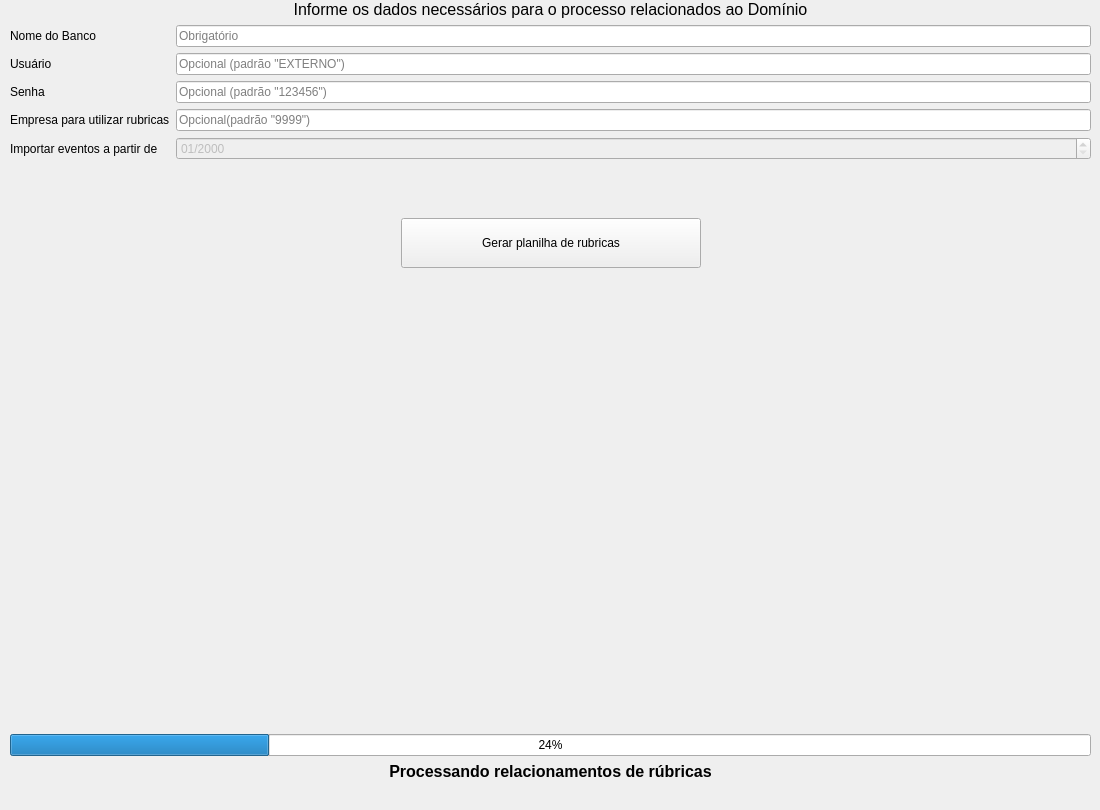
        <widget class="QWidget" name="tab_02">
         <attribute name="title">
          <string>Planilha de Rubricas</string>
         </attribute>
         <widget class="QWidget" name="layoutWidget">
          <property name="geometry">
           <rect>
            <x>10</x>
            <y>0</y>
            <width>1081</width>
            <height>801</height>
           </rect>
          </property>
          <layout class="QVBoxLayout" name="verticalLayout">
           <property name="sizeConstraint">
            <enum>QLayout::SetMinimumSize</enum>
           </property>
           <item>
            <layout class="QFormLayout" name="box_input_information">
             <item row="0" column="0" colspan="2">
              <widget class="QLabel" name="label__title">
               <property name="font">
                <font>
                 <pointsize>12</pointsize>
                </font>
               </property>
               <property name="text">
                <string>Informe os dados necessários para o processo relacionados ao Domínio</string>
               </property>
               <property name="alignment">
                <set>Qt::AlignCenter</set>
               </property>
              </widget>
             </item>
             <item row="8" column="0">
              <widget class="QLabel" name="label__default_rubric">
               <property name="text">
                <string>Empresa para utilizar rubricas</string>
               </property>
              </widget>
             </item>
             <item row="8" column="1">
              <widget class="QLineEdit" name="textbox__PR_default_rubric">
               <property name="placeholderText">
                <string>Opcional(padrão &quot;9999&quot;)</string>
               </property>
               <property name="cursorMoveStyle">
                <enum>Qt::VisualMoveStyle</enum>
               </property>
              </widget>
             </item>
             <item row="9" column="0">
              <widget class="QLabel" name="label__filter_events">
               <property name="text">
                <string>Importar eventos a partir de</string>
               </property>
              </widget>
             </item>
             <item row="9" column="1">
              <widget class="QDateEdit" name="textbox__PR_filter_competence_alterdata">
               <property name="enabled">
                <bool>false</bool>
               </property>
               <property name="displayFormat">
                <string>MM/yyyy</string>
               </property>
              </widget>
             </item>
             <item row="27" column="0">
              <spacer name="horizontalSpacer">
               <property name="orientation">
                <enum>Qt::Horizontal</enum>
               </property>
               <property name="sizeHint" stdset="0">
                <size>
                 <width>40</width>
                 <height>30</height>
                </size>
               </property>
              </spacer>
             </item>
             <item row="39" column="1">
              <layout class="QHBoxLayout" name="horizontalLayout_2"/>
             </item>
             <item row="5" column="1">
              <widget class="QLineEdit" name="textboxUsuarioExterno_2">
               <property name="placeholderText">
                <string>Opcional (padrão &quot;EXTERNO&quot;)</string>
               </property>
              </widget>
             </item>
             <item row="6" column="1">
              <widget class="QLineEdit" name="textboxSenhaExterno_2">
               <property name="placeholderText">
                <string>Opcional (padrão &quot;123456&quot;)</string>
               </property>
              </widget>
             </item>
             <item row="6" column="0">
              <widget class="QLabel" name="label__password_folhamatic_15">
               <property name="text">
                <string>Senha</string>
               </property>
              </widget>
             </item>
             <item row="5" column="0">
              <widget class="QLabel" name="label__username_folhamatic_15">
               <property name="text">
                <string>Usuário</string>
               </property>
              </widget>
             </item>
             <item row="4" column="1">
              <widget class="QLineEdit" name="textboxBancoDominio_2">
               <property name="placeholderText">
                <string>Obrigatório</string>
               </property>
              </widget>
             </item>
             <item row="4" column="0">
              <widget class="QLabel" name="label__database_name_15">
               <property name="text">
                <string>Nome do Banco</string>
               </property>
              </widget>
             </item>
            </layout>
           </item>
           <item>
            <layout class="QVBoxLayout" name="box__action_progress_2" stretch="0,0,0,0,0">
             <property name="sizeConstraint">
              <enum>QLayout::SetMaximumSize</enum>
             </property>
             <property name="topMargin">
              <number>10</number>
             </property>
             <item>
              <layout class="QHBoxLayout" name="horizontalLayout_7">
               <item>
                <spacer name="horizontalSpacer_5">
                 <property name="orientation">
                  <enum>Qt::Horizontal</enum>
                 </property>
                 <property name="sizeHint" stdset="0">
                  <size>
                   <width>40</width>
                   <height>20</height>
                  </size>
                 </property>
                </spacer>
               </item>
               <item>
                <widget class="QPushButton" name="button__PR_rubrics_relationship">
                 <property name="enabled">
                  <bool>true</bool>
                 </property>
                 <property name="sizePolicy">
                  <sizepolicy hsizetype="Fixed" vsizetype="Minimum">
                   <horstretch>0</horstretch>
                   <verstretch>0</verstretch>
                  </sizepolicy>
                 </property>
                 <property name="minimumSize">
                  <size>
                   <width>300</width>
                   <height>50</height>
                  </size>
                 </property>
                 <property name="maximumSize">
                  <size>
                   <width>16777215</width>
                   <height>16777215</height>
                  </size>
                 </property>
                 <property name="text">
                  <string>Gerar planilha de rubricas</string>
                 </property>
                </widget>
               </item>
               <item>
                <spacer name="horizontalSpacer_6">
                 <property name="orientation">
                  <enum>Qt::Horizontal</enum>
                 </property>
                 <property name="sizeHint" stdset="0">
                  <size>
                   <width>40</width>
                   <height>20</height>
                  </size>
                 </property>
                </spacer>
               </item>
              </layout>
             </item>
             <item>
              <spacer name="verticalSpacer_2">
               <property name="orientation">
                <enum>Qt::Vertical</enum>
               </property>
               <property name="sizeType">
                <enum>QSizePolicy::Expanding</enum>
               </property>
               <property name="sizeHint" stdset="0">
                <size>
                 <width>10</width>
                 <height>20</height>
                </size>
               </property>
              </spacer>
             </item>
             <item>
              <widget class="QProgressBar" name="progressbar__PR">
               <property name="sizePolicy">
                <sizepolicy hsizetype="Minimum" vsizetype="Fixed">
                 <horstretch>0</horstretch>
                 <verstretch>0</verstretch>
                </sizepolicy>
               </property>
               <property name="value">
                <number>24</number>
               </property>
              </widget>
             </item>
             <item>
              <widget class="QLabel" name="label__action_progress_02">
               <property name="sizePolicy">
                <sizepolicy hsizetype="Minimum" vsizetype="Fixed">
                 <horstretch>0</horstretch>
                 <verstretch>0</verstretch>
                </sizepolicy>
               </property>
               <property name="font">
                <font>
                 <pointsize>12</pointsize>
                 <weight>75</weight>
                 <bold>true</bold>
                </font>
               </property>
               <property name="text">
                <string>Processando relacionamentos de rúbricas</string>
               </property>
               <property name="alignment">
                <set>Qt::AlignCenter</set>
               </property>
              </widget>
             </item>
             <item>
              <spacer name="verticalSpacer_4">
               <property name="orientation">
                <enum>Qt::Vertical</enum>
               </property>
               <property name="sizeType">
                <enum>QSizePolicy::Fixed</enum>
               </property>
               <property name="sizeHint" stdset="0">
                <size>
                 <width>10</width>
                 <height>20</height>
                </size>
               </property>
              </spacer>
             </item>
            </layout>
           </item>
          </layout>
         </widget>
        </widget>
